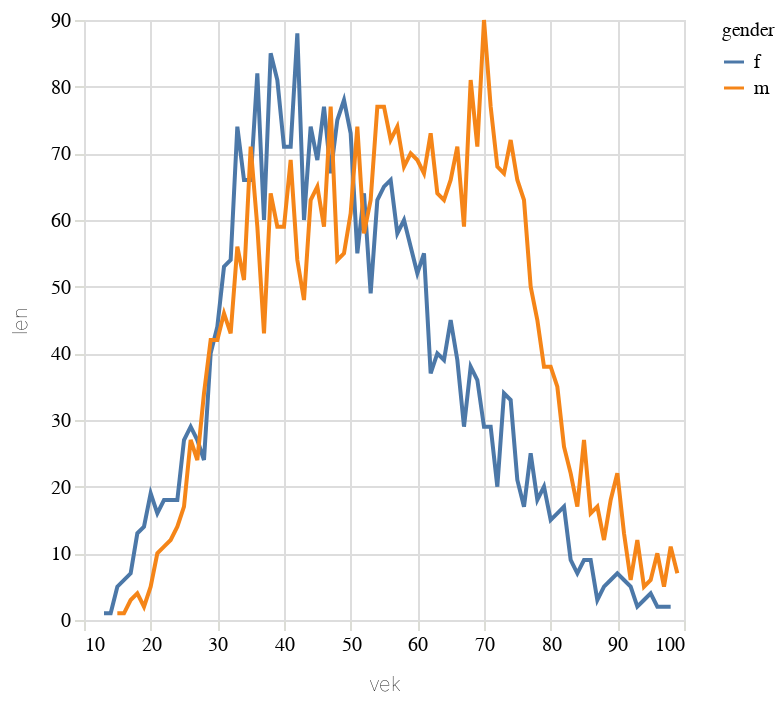

Notebook code for this chart:
### Code cell
alt.Chart(cr2.filter(pl.col('gender').is_in(['m','f'])).to_pandas()).mark_line().encode(alt.X("vek"),alt.Y("len"),alt.Color("gender"))

### Figure 1 — Vega-Lite specification as saved in the notebook (floating-point values rounded to 4 significant figures; data arrays with more than 128 entries replaced by an {"elided": "..."} marker saying what was removed)
{"config": {"title": {"font": "Noticia Text", "fontSize": 14, "anchor": "start", "lineHeight": 21, "fontWeight": "bolder", "subtitleFont": "Noticia Text", "subtitleFontSize": 12, "subtitlePadding": 12, "dy": -12}, "axis": {"labelFont": "Asap", "titleFont": "Asap", "fontWeight": "lighter", "titleFontWeight": "lighter", "labelFontSize": 10, "titleFontSize": 10, "labelPadding": 2, "titlePadding": 10, "domainOpacity": 0, "tickColor": "#DCDDD6"}, "legend": {"labelFont": "Asap", "labelFontWeight": "normal", "titleFont": "Asap", "titleFontWeight": "normal", "labelFontSize": 10, "titleFontSize": 10}}, "data": {"name": "data-8209d5fca54b961dc914ecd8f826fa39"}, "mark": {"type": "line"}, "encoding": {"color": {"field": "gender", "type": "nominal"}, "x": {"field": "vek", "type": "quantitative"}, "y": {"field": "len", "type": "quantitative"}}, "$schema": "https://vega.github.io/schema/vega-lite/v5.8.0.json", "datasets": {"data-8209d5fca54b961dc914ecd8f826fa39": {"elided": "170 records"}}}
